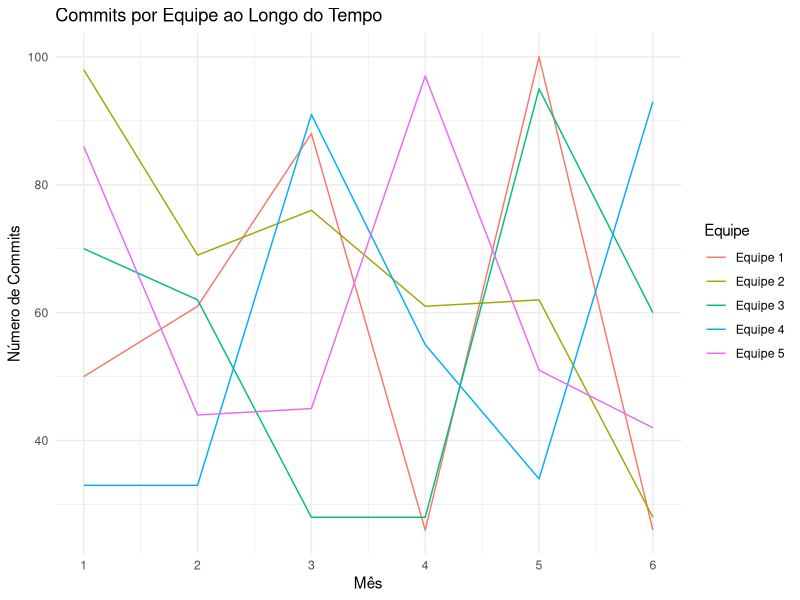
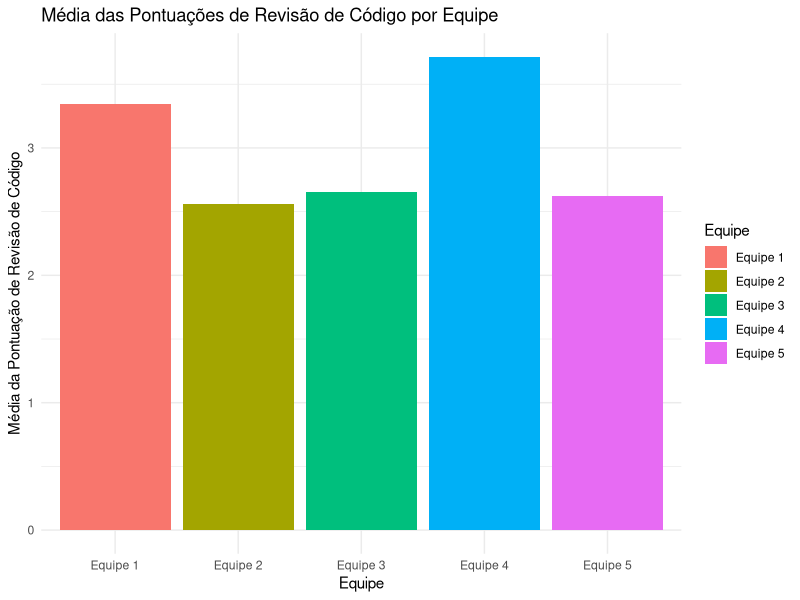

The R source for these figures, in order:
# Instalar pacotes necessários se ainda não estiverem instalados
if (!require("dplyr")) install.packages("dplyr")
if (!require("ggplot2")) install.packages("ggplot2")

# Carregar pacotes
library(dplyr)
library(ggplot2)

# Para reprodutibilidade
set.seed(123)
n_meses <- 6
equipes <- paste("Equipe", 1:5)

# Gerando dados simulados

dados <- expand.grid(Equipe = equipes, Mes = 1:n_meses)
dados$Commits <- sample(20:100, size = nrow(dados), replace = TRUE)
dados$RevisoesCodigo <- round(runif(n = nrow(dados), min = 1, max = 5), 2)
dados$TempoDesenvolvimento <- sample(5:30, size = nrow(dados), replace = TRUE)

cat("- - -\n")
print("1. Análise Exploratória")

# Médias para cada variável
media_commits <- mean(dados$Commits)
media_revisoes <- mean(dados$RevisoesCodigo)
media_tempo <- mean(dados$TempoDesenvolvimento)

# Medianas para cada variável
mediana_commits <- median(dados$Commits)
mediana_revisoes <- median(dados$RevisoesCodigo)
mediana_tempo <- median(dados$TempoDesenvolvimento)

# Imprimir resultados
cat("\nCommits:\n")
cat("Média:", media_commits, "\n")
cat("Mediana:", mediana_commits, "\n")
cat("\nRevisões de Código:\n")
cat("Média:", media_revisoes, "\n")
cat("Mediana:", mediana_revisoes, "\n")
cat("\nTempo de Desenvolvimento:\n")
cat("Média:", media_tempo, "\n")
cat("Mediana:", mediana_tempo, "\n\n")

# Calculando estatísticas descritivas para cada equipe
estatisticas_por_equipe <- dados %>%
  group_by(Equipe) %>%
  summarise(
    MediaCommits = mean(Commits),
    SDCommits = sd(Commits),
    MediaRevisoesCodigo = mean(RevisoesCodigo),
    SDRevisoesCodigo = sd(RevisoesCodigo),
    MediaTempoDesenvolvimento = mean(TempoDesenvolvimento),
    SDTempoDesenvolvimento = sd(TempoDesenvolvimento)
  )

print(estatisticas_por_equipe)


cat("- - -\n")
print("2. Transformação e Criação de Variáveis")

# Definindo pesos
peso1 <- 1
peso2 <- 2
peso3 <- 3

# Agregando o número total de commits por equipe
total_commits_por_equipe <- aggregate(Commits ~ Equipe, data = dados, sum)

# Mostrando os resultados
print(total_commits_por_equipe)


# Agrupando os dados por equipe e calculando a média de RevisoesCodigo para cada equipe
media_revisoes_por_equipe <- dados %>%
  group_by(Equipe) %>%
  summarise(MediaRevisoesCodigo = mean(RevisoesCodigo))


# Imprimindo o resultado
print(media_revisoes_por_equipe)



cat("- - -\n")
print("3. Visualização de Dados:")

# Visualizando o número de commits por equipe ao longo do tempo
ggplot(dados, aes(x = Mes, y = Commits, group = Equipe, color = Equipe)) +
  geom_line() +
  theme_minimal() +
  labs(title = "Commits por Equipe ao Longo do Tempo",
       x = "Mês",
       y = "Número de Commits") +
  scale_x_continuous(breaks = 1:n_meses) 

# Calculando as médias das pontuações de revisão de código por equipe
media_revisoes_por_equipe <- dados %>%
  group_by(Equipe) %>%
  summarise(MediaRevisoesCodigo = mean(RevisoesCodigo))

# Criando o gráfico de barras
ggplot(media_revisoes_por_equipe, aes(x = Equipe, y = MediaRevisoesCodigo, fill = Equipe)) +
  geom_bar(stat = "identity") +
  theme_minimal() +
  labs(title = "Média das Pontuações de Revisão de Código por Equipe",
       x = "Equipe",
       y = "Média da Pontuação de Revisão de Código") 


cat("- - -\n")
print("4. Análise Estatística:")

# Carregar pacote necessário para ANOVA
if (!require("stats")) install.packages("stats")
library(stats)



# Realizando o teste ANOVA
resultado_anova <- aov(TempoDesenvolvimento ~ Equipe, data = dados)
summary(resultado_anova)

print(dados$TempoDesenvolvimento)

cat("- - -\n")
print("5. Interpretação e Conclusão:")
